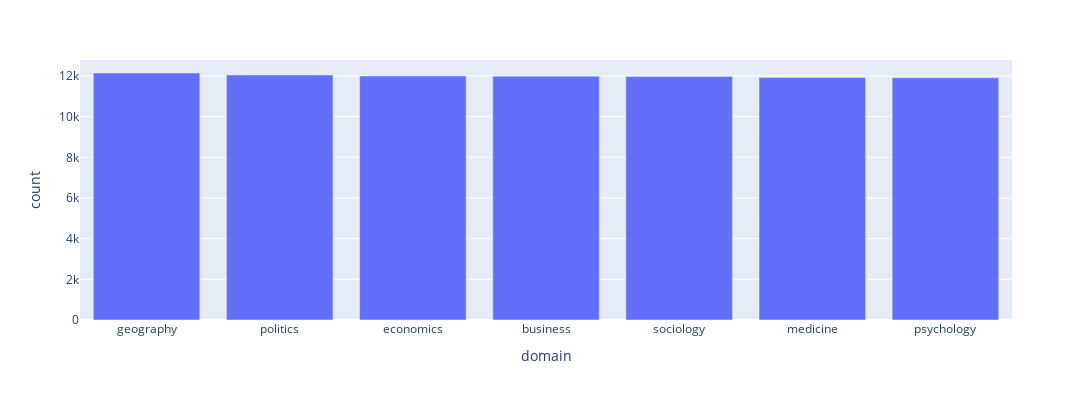

The code cell stored with this chart in its notebook:
### Code cell
import pandas as pd
from collections import Counter
import plotly.express as px


df = pd.DataFrame(Counter(y_train).most_common(), columns=["domain", "count"])
px.bar(df, "domain", "count", width=1200, height=400).show()

### Figure 1 — Plotly figure (JSON) as saved in the notebook; plotly's stock layout.template omitted (floating-point values rounded to 4 significant figures)
{"data": [{"alignmentgroup": "True", "hovertemplate": "domain=%{x}<br>count=%{y}<extra></extra>", "legendgroup": "", "marker": {"color": "#636efa", "pattern": {"shape": ""}}, "name": "", "offsetgroup": "", "orientation": "v", "showlegend": false, "textposition": "auto", "type": "bar", "x": ["geography", "politics", "economics", "business", "sociology", "medicine", "psychology"], "xaxis": "x", "y": [12145, 12051, 11995, 11990, 11977, 11928, 11914], "yaxis": "y"}], "layout": {"barmode": "relative", "height": 400, "legend": {"tracegroupgap": 0}, "margin": {"t": 60}, "width": 1200, "xaxis": {"anchor": "y", "domain": [0, 1], "title": {"text": "domain"}}, "yaxis": {"anchor": "x", "domain": [0, 1], "title": {"text": "count"}}}}
